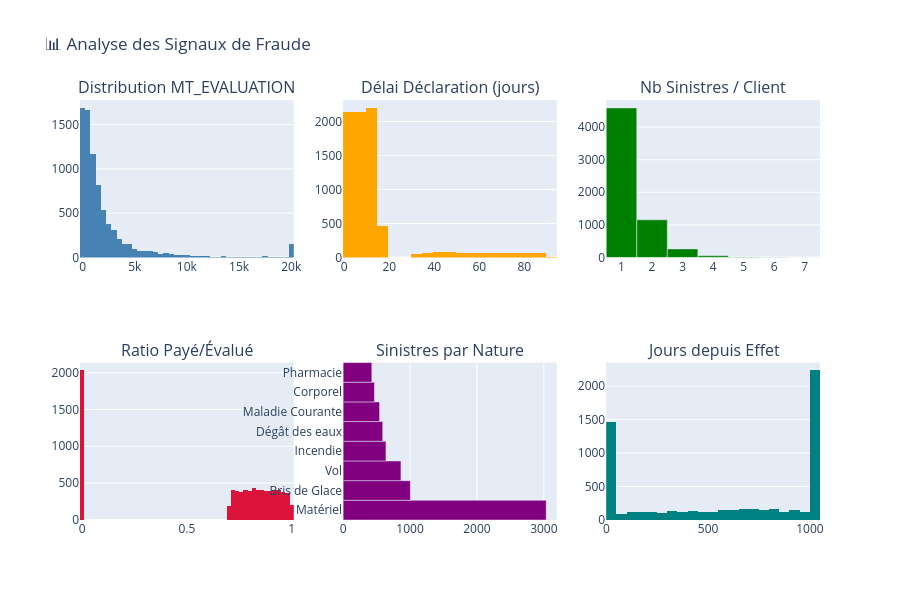

Notebook source saved alongside this figure:
### Markdown cell above
## 3. Analyse Exploratoire des Signaux Fraude

### Code cell
fig = make_subplots(rows=2, cols=3,
    subplot_titles=[
        'Distribution MT_EVALUATION', 'Délai Déclaration (jours)',
        'Nb Sinistres / Client', 'Ratio Payé/Évalué',
        'Sinistres par Nature', 'Jours depuis Effet'
    ])

# MT_EVALUATION
fig.add_trace(go.Histogram(x=df['MT_EVALUATION'].clip(0, 20000), nbinsx=60,
                            name='MT Evaluation', marker_color='steelblue'), row=1, col=1)

# Délai déclaration
fig.add_trace(go.Histogram(x=df['DELAI_DECLARATION'].clip(0, 90), nbinsx=40,
                            name='Délai', marker_color='orange'), row=1, col=2)

# Nb sinistres / client
client_nb = df.groupby('ID_CLIENT').size().value_counts().sort_index()
fig.add_trace(go.Bar(x=client_nb.index.astype(str), y=client_nb.values,
                     name='Sinistres/Client', marker_color='green'), row=1, col=3)

# Ratio payé/évalué
fig.add_trace(go.Histogram(x=df['RATIO_PAYE_EVAL'].clip(0, 1), nbinsx=50,
                            name='Ratio', marker_color='crimson'), row=2, col=1)

# Nature sinistre
nature_cnt = df['NATURE_SINISTRE'].value_counts().head(8)
fig.add_trace(go.Bar(x=nature_cnt.values, y=nature_cnt.index, orientation='h',
                     marker_color='purple'), row=2, col=2)

# Jours depuis effet
fig.add_trace(go.Histogram(x=df['JOURS_DEPUIS_EFFET'].clip(0, 1000), nbinsx=50,
                            name='Jours effet', marker_color='teal'), row=2, col=3)

fig.update_layout(height=600, title_text='📊 Analyse des Signaux de Fraude',
                  showlegend=False)
fig.show()

### Figure 1 — Plotly figure (JSON) as saved in the notebook; plotly's stock layout.template omitted (floating-point values rounded to 4 significant figures; data arrays with more than 128 entries replaced by an {"elided": "..."} marker saying what was removed)
{"data": [{"marker": {"color": "steelblue"}, "name": "MT Evaluation", "nbinsx": 60, "type": "histogram", "x": {"elided": "8000 float values"}, "xaxis": "x", "yaxis": "y"}, {"marker": {"color": "orange"}, "name": "Délai", "nbinsx": 40, "type": "histogram", "x": {"elided": "8000 float values"}, "xaxis": "x2", "yaxis": "y2"}, {"marker": {"color": "green"}, "name": "Sinistres/Client", "type": "bar", "x": ["1", "2", "3", "4", "5", "6", "7"], "xaxis": "x3", "y": [4589, 1155, 263, 51, 13, 6, 1], "yaxis": "y3"}, {"marker": {"color": "crimson"}, "name": "Ratio", "nbinsx": 50, "type": "histogram", "x": {"elided": "8000 float values"}, "xaxis": "x4", "yaxis": "y4"}, {"marker": {"color": "purple"}, "orientation": "h", "type": "bar", "x": [3035, 1005, 864, 640, 592, 545, 468, 429], "xaxis": "x5", "y": ["Matériel", "Bris de Glace", "Vol", "Incendie", "Dégât des eaux", "Maladie Courante", "Corporel", "Pharmacie"], "yaxis": "y5"}, {"marker": {"color": "teal"}, "name": "Jours effet", "nbinsx": 50, "type": "histogram", "x": {"elided": "8000 float values"}, "xaxis": "x6", "yaxis": "y6"}], "layout": {"annotations": [{"font": {"size": 16}, "showarrow": false, "text": "Distribution MT_EVALUATION", "x": 0.1444, "xanchor": "center", "xref": "paper", "y": 1, "yanchor": "bottom", "yref": "paper"}, {"font": {"size": 16}, "showarrow": false, "text": "Délai Déclaration (jours)", "x": 0.5, "xanchor": "center", "xref": "paper", "y": 1, "yanchor": "bottom", "yref": "paper"}, {"font": {"size": 16}, "showarrow": false, "text": "Nb Sinistres / Client", "x": 0.8556, "xanchor": "center", "xref": "paper", "y": 1, "yanchor": "bottom", "yref": "paper"}, {"font": {"size": 16}, "showarrow": false, "text": "Ratio Payé/Évalué", "x": 0.1444, "xanchor": "center", "xref": "paper", "y": 0.375, "yanchor": "bottom", "yref": "paper"}, {"font": {"size": 16}, "showarrow": false, "text": "Sinistres par Nature", "x": 0.5, "xanchor": "center", "xref": "paper", "y": 0.375, "yanchor": "bottom", "yref": "paper"}, {"font": {"size": 16}, "showarrow": false, "text": "Jours depuis Effet", "x": 0.8556, "xanchor": "center", "xref": "paper", "y": 0.375, "yanchor": "bottom", "yref": "paper"}], "height": 600, "showlegend": false, "title": {"text": "📊 Analyse des Signaux de Fraude"}, "xaxis": {"anchor": "y", "domain": [0, 0.2889]}, "xaxis2": {"anchor": "y2", "domain": [0.3556, 0.6444]}, "xaxis3": {"anchor": "y3", "domain": [0.7111, 1]}, "xaxis4": {"anchor": "y4", "domain": [0, 0.2889]}, "xaxis5": {"anchor": "y5", "domain": [0.3556, 0.6444]}, "xaxis6": {"anchor": "y6", "domain": [0.7111, 1]}, "yaxis": {"anchor": "x", "domain": [0.625, 1]}, "yaxis2": {"anchor": "x2", "domain": [0.625, 1]}, "yaxis3": {"anchor": "x3", "domain": [0.625, 1]}, "yaxis4": {"anchor": "x4", "domain": [0, 0.375]}, "yaxis5": {"anchor": "x5", "domain": [0, 0.375]}, "yaxis6": {"anchor": "x6", "domain": [0, 0.375]}}}
